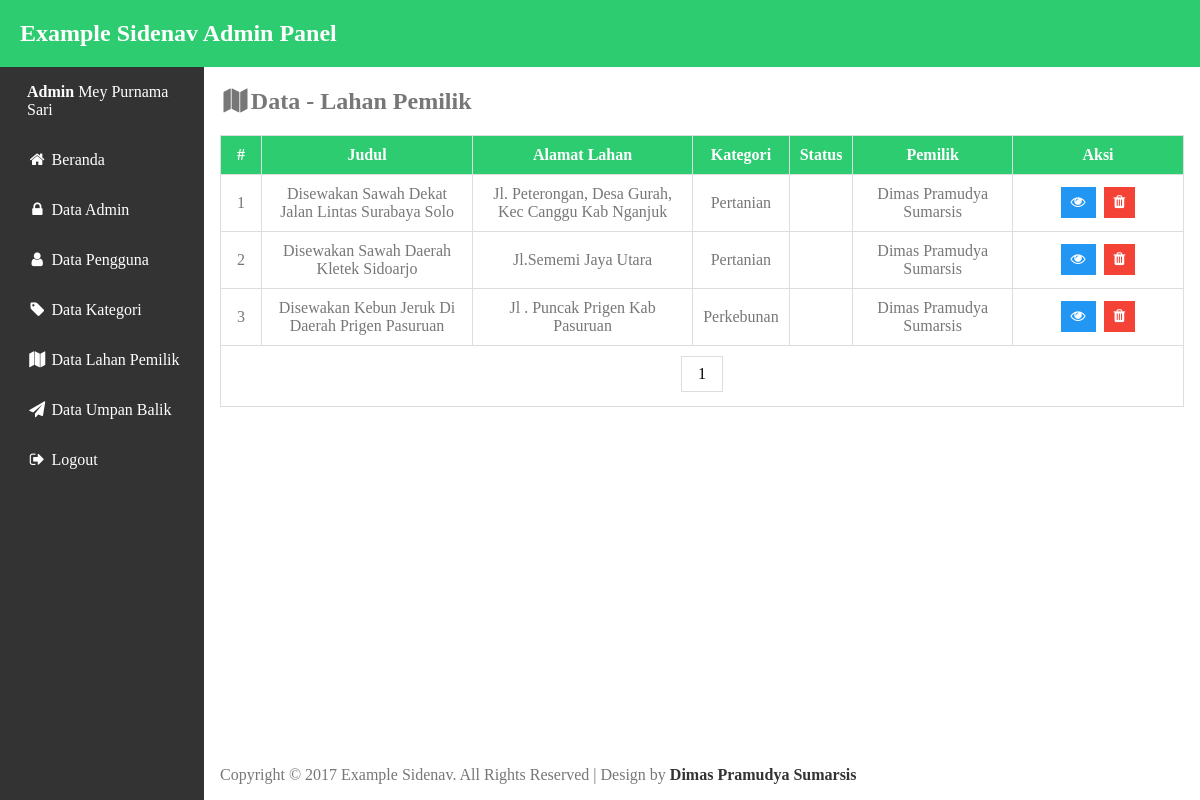
The app's page /adm/fieldData.php (signed in), older data.
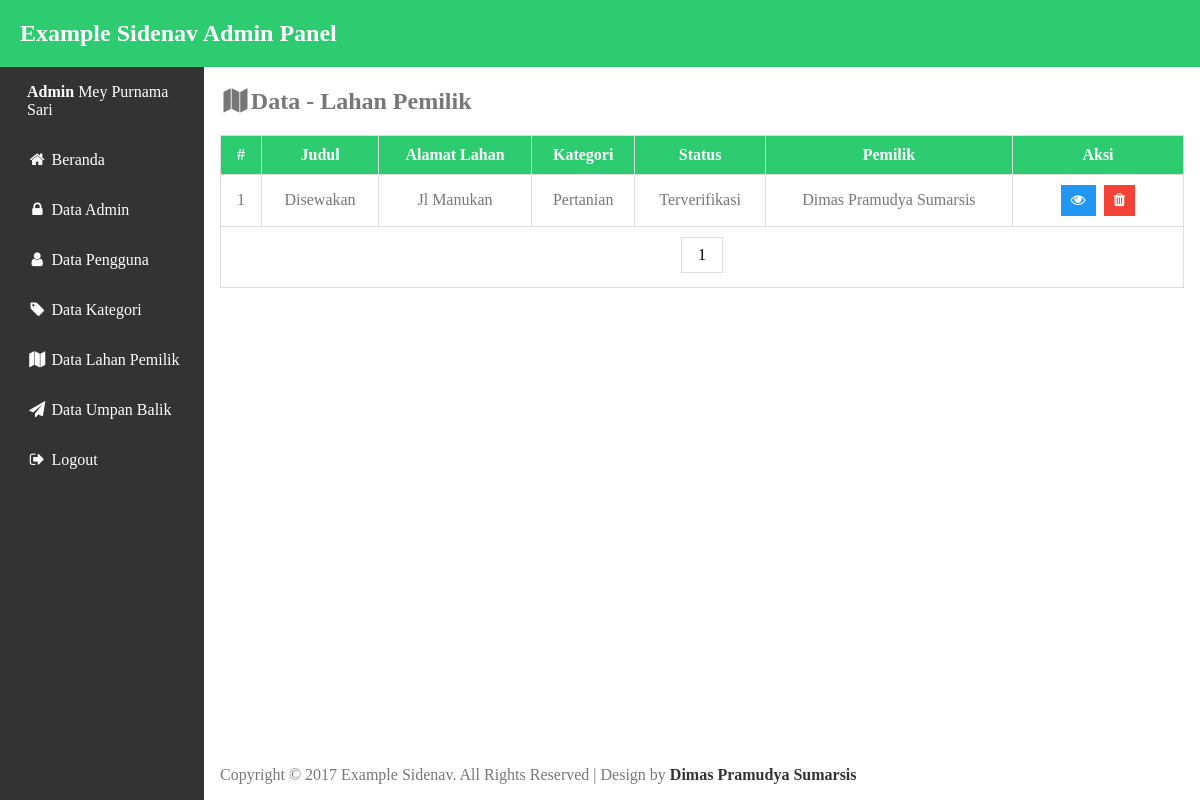
The same page, newer data.
### tables this page shows
CREATE TABLE `tb_lahan` (
  `id_lahan` int(11) NOT NULL,
  `id_user` int(11) NOT NULL,
  `id_kategori` int(11) NOT NULL,
  `judul` varchar(100) NOT NULL,
  `alamat_lahan` varchar(100) NOT NULL,
  `luas` varchar(7) NOT NULL,
  `sertifikasi` varchar(60) NOT NULL,
  `deskripsi` text NOT NULL,
  `harga` int(11) NOT NULL,
  `kurun_sewa` varchar(10) NOT NULL,
  `status` varchar(20) NOT NULL,
  `fasilitas_irigasi` varchar(60) NOT NULL,
  `fasilitas_tanah` varchar(60) NOT NULL,
  `fasilitas_jalan` varchar(60) NOT NULL,
  `fasilitas_pemandangan` varchar(60) NOT NULL,
  `foto_lahan` varchar(255) NOT NULL,
  `fieldCreate_at` varchar(100) DEFAULT NULL,
  `fieldUpdate_at` varchar(100) DEFAULT NULL
);

CREATE TABLE `tb_kategori` (
  `id_kategori` int(11) NOT NULL,
  `kategori` varchar(20) NOT NULL,
  `create_at` varchar(100) DEFAULT NULL,
  `update_at` varchar(100) DEFAULT NULL
);

CREATE TABLE `tb_user` (
  `id_user` int(8) NOT NULL,
  `nama_depan` varchar(15) NOT NULL,
  `nama_belakang` varchar(60) NOT NULL,
  `email` varchar(60) NOT NULL,
  `password` varchar(255) NOT NULL,
  `alamat` varchar(100) NOT NULL,
  `telepon` varchar(13) NOT NULL,
  `profesi` varchar(20) NOT NULL,
  `foto` varchar(200) NOT NULL,
  `create_at` varchar(100) DEFAULT NULL,
  `update_at` varchar(100) DEFAULT NULL
);

### adm/fieldData.php (the view, shortened to what this page needs)
<?php
    require_once "db.php";
    $limit = 5;
    $sql = "SELECT * FROM tb_lahan INNER JOIN tb_user ON tb_lahan.id_user=tb_user.id_user INNER JOIN tb_kategori ON tb_lahan.id_kategori=tb_kategori.id_kategori";
    $query = $db->prepare($sql);
    $query->execute();
    $total_result = $query->rowCount();
    $total_pages = ceil($total_result/$limit);
    if(!isset($_GET['page']))
    {
      $page = 1;
    }
    else
    {
      $page = $_GET['page'];
    }
    $starting_limit = ($page-1)*$limit;
    $show = "SELECT * FROM tb_lahan INNER JOIN tb_user ON tb_lahan.id_user=tb_user.id_user INNER JOIN tb_kategori ON tb_lahan.id_kategori=tb_kategori.id_kategori LIMIT $starting_limit , $limit";
    $showquery = $db->prepare($show);
    $showquery->execute();
    $data = $showquery->fetchAll();
 ?>
<!DOCTYPE html>
<html>
<head>
<link rel="stylesheet" type="text/css" href="css/style.css">
<link rel="stylesheet" href="css/font-awesome.min.css">
</head>
<body>
<?php include "template/header.php"; ?>
<div class="wrapper">
  <div class="content">
    <h2><i class="fa fa-map fa-fw" aria-hidden="true"></i>Data - Lahan Pemilik</h2>
    <div style="overflow-x:auto;">
      <table id="myTable">
        <tr>
          <th class="no-column">#</th>
          <th>Judul</th>
          <th>Alamat Lahan</th>
          <th>Kategori</th>
          <th>Status</th>
          <th>Pemilik</th>
          <th class="action-column">Aksi</th>
        </tr>
        <?php
        $no=1;
        foreach ($data as $value) { ?>
        <tr>
            <td><?php echo $no++ ?></td>
            <td><?php echo $value['judul'];?></td>
            <td><?php echo $value['alamat_lahan'];?></td>
            <td><?php echo $value['kategori'];?></td>
            <td><?php echo $value['status'];?></td>
            <td><?php echo $value['nama_depan'] . '&nbsp;' . $value['nama_belakang'];?></td>
            <td>
            <a href="fieldView.php?id_lahan=<?php echo $value['id_lahan']; ?>" class="btn act info"><i class="fa fa-eye"></i></a>
            <a href="fieldProses.php?id_lahan=<?php echo $value['id_lahan']; ?>" class="btn act danger"><i class="fa fa-trash"></i></a>
          </td>
        </tr>
        <?php } ?>
        <tr>
          <td colspan="8">
            <div class="pagination">
              <?php for($page=1; $page <= $total_pages ; $page++):?>
                  <a href="<?php echo "?page=$page" ?>"><?php echo $page; ?></a>
              <?php endfor; ?>
            </div>
          </td>
        </tr>
      </table>
    </div>
<?php include "template/footer.php"; ?>
</div>
</body>
</html>

Row changes from the older to the newer data that the page shows:
removed tb_lahan: judul "Disewakan Sawah Dekat Jalan Lintas Surabaya Solo", alamat_lahan "Jl. Peterongan, Desa Gurah, Kec Canggu Kab Nganjuk", id_kategori.kategori "Pertanian", id_user.nama_depan "Dimas", id_user.nama_belakang "Pramudya Sumarsis"
removed tb_lahan: judul "Disewakan Sawah Daerah Kletek Sidoarjo", alamat_lahan "Jl.Sememi Jaya Utara", id_kategori.kategori "Pertanian", id_user.nama_depan "Dimas", id_user.nama_belakang "Pramudya Sumarsis"
removed tb_lahan: judul "Disewakan Kebun Jeruk Di Daerah Prigen Pasuruan", alamat_lahan "Jl . Puncak Prigen Kab Pasuruan", id_kategori.kategori "Perkebunan", id_user.nama_depan "Dimas", id_user.nama_belakang "Pramudya Sumarsis"
added tb_lahan: judul "Disewakan", alamat_lahan "Jl Manukan", id_kategori.kategori "Pertanian", status "Terverifikasi", id_user.nama_depan "Dimas", id_user.nama_belakang "Pramudya Sumarsis"
